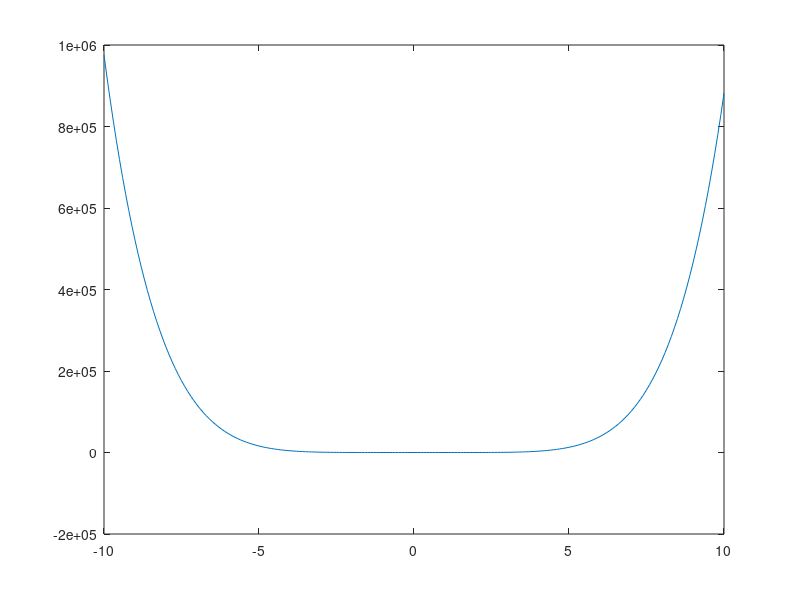

Write MATLAB code to recreate this figure. (Note: this script raises an error after producing the figure.)
disp('Polinomul introdus va fi de forma Coeff[1]x^n + Coeff[2]x^(n-1) + ... + Coeff[n]x^0');
disp('Introduceti coef. ca vector; de ex. [ 1 2 3 ...]');
%%Coeff = input('Introduceti coeficientii sub forma aratata mai sus: ');
Coeff=randn(1,7);
x = -10:0.1:10;
plot(x,polyval(Coeff,x));
[Root,index]=Muller(Coeff);

disp(['Exista ' num2str(index) ' radacini: ']);
for i = 1:index
    disp(['Radacina ' num2str(i) '  este ' num2str(Root(i)) ' .'])
end



